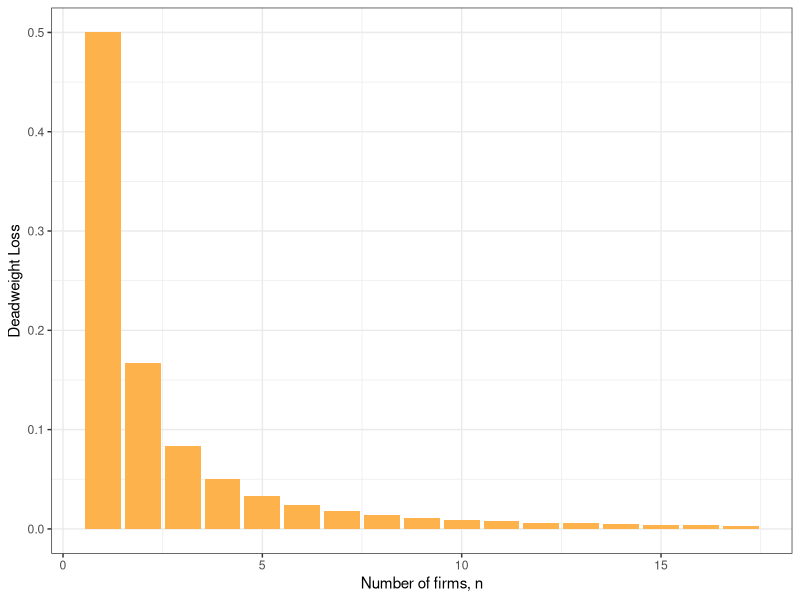
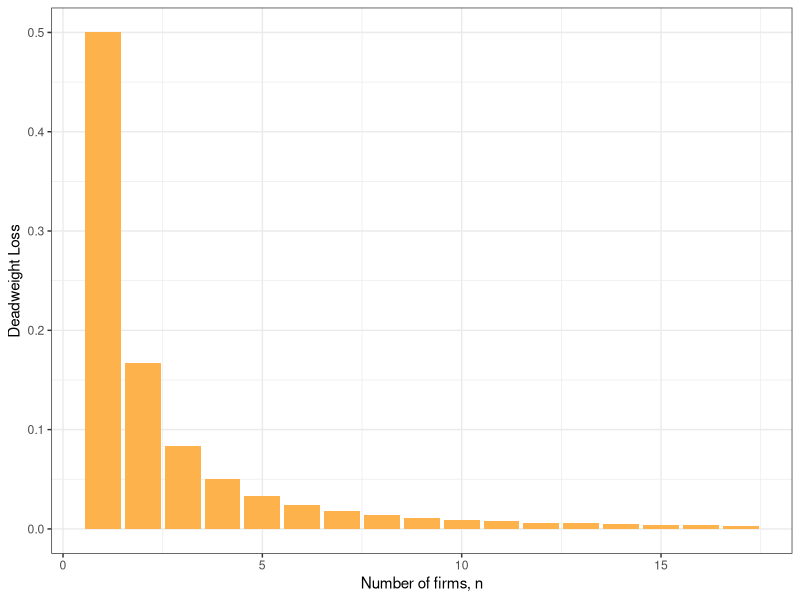

Reproduce these figures in R, in order.
require(shape)
pdf(file = "competitionmarkets/profit_consumersurplus_n.pdf", width = 9, height = 7)

#Set parameters for graphics
axislabelsize <- 1.5
labelsize <- 1.2
graphlinewidth <- 2
segmentlinewidth <- 1.5

COL <- c("#7fc97f", "#beaed4", "#fdc086", "#ffff99", "#386cb0", "#f0027f", "#bf5b17", "#666666")
COLA <- c("#e0f3db", "#99d8c9","#66c2a4","#41ae76", "#238b45", "#005824")
COLB <- c("#c6dbef", "#4eb3d3", "#2b8cbe", "#0868ac","#084081")

par(mar =  c(6, 6, 4, 4))

deadweightLoss <- function(n, s = 0.5, pmax = 20, c1 = 2) {
  (1/2)*((c1 + ((1/(n+1))*(pmax -c1)  - c1)) )*((pmax - c1)/s -  (n/(n+1))*( (pmax - c1)/(s)))
}

dlProp <- function(n, s = 0.5, pmax = 20, c1 = 2) {
  ((1/2)*((c1 + ((1/(n+1))*(pmax -c1)  - c1)) )*((pmax - c1)/s -  (n/(n+1))*( (pmax - c1)/(s)))) / (0.5*(pmax - c1)*(n/(n+1))*(pmax - c1)/(s))
}



library(tidyverse)
xlims <- c(1, 17)

n <- seq(xlims[1], xlims[2], by = 1)
dlN <- dlProp(n)
df <- data.frame(n, dlN)

df %>%
  ggplot(aes(x = n, y = dlN)) + 
  geom_bar(stat = "identity", fill = "#feb24c") + 
  xlab("Number of firms, n") +
  ylab("Deadweight Loss") + 
  theme_bw() + 
  theme(legend.position="top")
ggsave(file = "competitionmarkets/deadweight_loss_n.pdf", device = "pdf", width = 6, height = 4)
